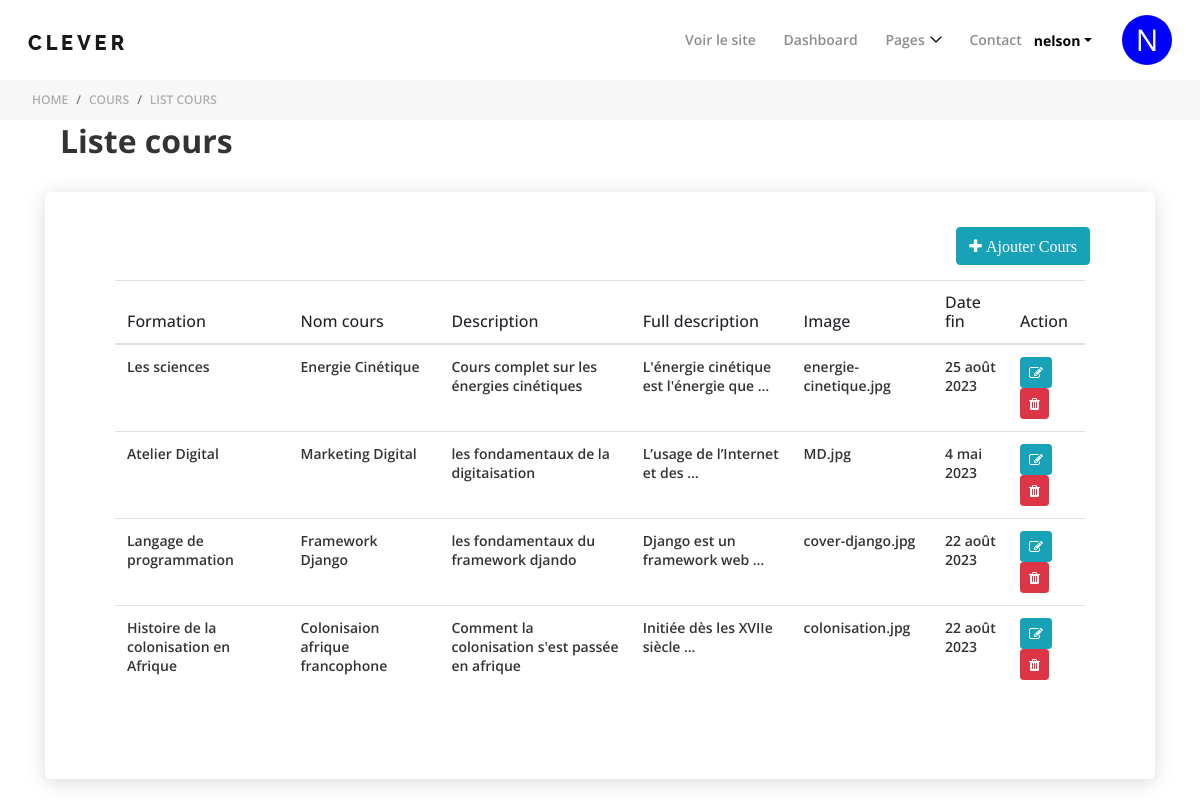
Screenshot of /my-admin/list_cours (signed in) with the database file from the repository.
### mooc/models.py (models this page shows, shortened)
class Cours(models.Model):
    user_cours = models.ForeignKey(User, related_name='user_cours', on_delete=models.CASCADE, null=True, blank=True)
    formation = models.ForeignKey(Formation, on_delete=models.CASCADE, null=True, blank=True)
    user = models.ManyToManyField(User, through='Suivre')
    nom_cours = models.CharField(max_length=200)
    description_cours = models.CharField(max_length=200)
    full_description = models.TextField()
    image = models.ImageField()
    date_fin = models.DateField()
    created_at = models.DateTimeField(auto_now_add=True)
    updated_at = models.DateTimeField(auto_now_add=True)

class Formation(models.Model):
    user = models.ForeignKey(User, on_delete=models.CASCADE, null=True, blank=True)
    nom_formation = models.CharField(max_length=200)
    description = models.CharField(max_length=200)
    img = models.ImageField()
    created_at = models.DateTimeField(auto_now_add=True)
    updated_at = models.DateTimeField(auto_now_add=True)
    def __str__(self):
        return self.nom_formation

### app_admin/views.py (the view)
# urls.py: path("list_cours", list_cours, name="list_cours"),
def list_cours(request):
    if not request.user.is_authenticated:
        return redirect('login')
    list_cours = Cours.objects.filter(user_cours=request.user).order_by('-created_at')
    return render(request, 'list_cours.html', {"list_cours": list_cours})

### app_admin/templates/list_cours.html (shortened to what this page needs)
{% extends 'partials/base.html' %}
{% block content  %}
<div class="breadcumb-area">
    <nav aria-label="breadcrumb">
        <ol class="breadcrumb">
            <li class="breadcrumb-item"><a href="{% url 'dashboard' %}">Home</a></li>
            <li class="breadcrumb-item"><a href="{% url 'list_cours' %}">Cours</a></li>
            <li class="breadcrumb-item active" aria-current="page">List cours</li>
        </ol>
    </nav>
</div>
<div class="container">
    <div class="row ">
        <div class="col-md-12">
            <div class="class col-md-12 mb-100"><h2>Liste cours</h2></div>
            {% if list_cours %}
        <div class="contact-form">
            <div class="col-md-12">
                <a href="{% url 'ajouter-cours' %}" class='btn btn-info float-right mb-15'><i class="fa fa-plus"> Ajouter Cours</i></a>
            </div>
            <div class="form-group card-body">
                <table class="table table-hover">
                    <thead>
                        <tr>
                            <th class="h6">Formation</th>
                            <th class="h6">Nom cours</th>
                            <th class="h6">Description</th>
                            <th class="h6">Full description</th>
                            <th class="h6">Image</th>
                            <th class="h6">Date fin</th>
                            <th class="h6">Action</th>
                        </tr>
                    </thead>
                    <tbody>
                        {% for cours in list_cours  %}
                        <tr>
                            <td class="h6"><a href="{% url 'update-cours' cours.pk %}">{{cours.formation}}</a></td>
                            <td class="h6"><a href="{% url 'update-cours' cours.pk %}">{{cours.nom_cours}}</a></td>
                            <td class="h6"><a href="{% url 'update-cours' cours.pk %}">{{cours.description_cours}}</a></td>
                            <td class="h6"><a href="{% url 'update-cours' cours.pk %}">{{cours.full_description|truncatewords:5}}</a></td>
                            <td class="h6"><a href="{% url 'update-cours' cours.pk %}">{{cours.image}}</a></td>
                            <td class="h6"><a href="{% url 'update-cours' cours.pk %}">{{cours.date_fin}}</a></td>
                            <td>
                                <a href="{% url 'update-cours' cours.pk %}" class="btn btn-info btn-sm"><i class="fa fa-edit"></i></a>
                                <a href="{% url 'delete-cours' cours.pk %}" class="btn btn-danger btn-sm"><i class="fa fa-trash"></i></a>
                            </td>
                        </tr>
                        {% endfor %}
                    </tbody>
                </table>
            </div>
        </div>
            {% endif %}
        </div>
    </div>
</div>
{% endblock content  %}

### app_admin/templates/_nav.html (shortened to what this page needs)
{% load static %}
    <header class="header-area">
        <div class="clever-main-menu">
            <div class="classy-nav-container breakpoint-off">
                <nav class="classy-navbar justify-content-between" id="cleverNav">
                    <a class="nav-brand" href="index.html"><img src="{% static 'img/core-img/logo.png' %}" alt=""></a>
                    <div class="classy-menu">
                        <div class="classynav">
                            <ul>
                                <li><a href="{% url 'home-login' %}">Voir le site</a></li>
                                <li><a href="{% url 'dashboard' %}">Dashboard</a></li>
                                <li><a href="#">Pages</a>
                                </li>
                                <li><a href="contact.html">Contact</a></li>
                            </ul>
                        <div class="login-state d-flex align-items-center">
                            <div class="user-name mr-30">
                                <div class="dropdown">
                                    {% if user.is_authenticated %}
                                        <a class="dropdown-toggle" href="#" role="button" id="userName"
                                           data-toggle="dropdown" aria-haspopup="true"
                                           aria-expanded="false">{{ user.username }}</a>
                                    {% endif %}
                                </div>
                            </div>
                            <div class="cercle1" style="flex-shrink: 0;">
                                {{ user.first_name|slice:":1" }}
                            </div>
                        </div>
                        </div>
                    </div>
                </nav>
            </div>
        </div>
    </header>

### mooc/static/style.css (style rules this page uses)
* { margin: 0; padding: 0; }
body { font-family: "Open Sans", sans-serif; font-size: 14px; font-weight: 400; }
h1, h2, h3, h4, h5, h6 { color: rgba(0, 0, 0, 0.8); line-height: 1.3; font-weight: 700; }
a, a:hover, a:focus { -webkit-transition-duration: 500ms; transition-duration: 500ms; text-decoration: none; outline: 0 solid transparent; color: rgba(0, 0, 0, 0.8); font-weight: 600; font-size: 14px; }
ul, ol { margin: 0; }
ul li, ol li { list-style: none; }
img { height: auto; max-width: 100%; }
.mb-15 { margin-bottom: 15px !important; }
.mb-100 { margin-bottom: 100px !important; }
.mr-30 { margin-right: 30px !important; }
.header-area { position: relative; z-index: 200; }
.clever-main-menu { position: relative; z-index: 1; width: 100%; height: 80px; }
.clever-main-menu .classy-navbar { height: 80px; }
.clever-main-menu .classynav ul li a { color: rgba(0, 0, 0, 0.45); font-weight: 600; }
.login-state { position: relative; z-index: 1; }
.login-state .user-name .dropdown .dropdown-toggle { font-size: 14px; font-weight: 700; color: #000; }
.breadcumb-area { position: relative; z-index: 1; }
.breadcumb-area .breadcrumb { padding: 11px 2rem; margin-bottom: 0; background-color: #f7f7f7; border-radius: 0; height: 40px; }
.breadcumb-area .breadcrumb .breadcrumb-item { font-size: 12px; color: rgba(0, 0, 0, 0.3); text-transform: uppercase; font-weight: 600; }
.breadcumb-area .breadcrumb .breadcrumb-item a { font-size: 12px; color: rgba(0, 0, 0, 0.3); text-transform: uppercase; font-weight: 600; }
.contact-form { position: relative; z-index: 1; box-shadow: 0 3px 20px rgba(0, 0, 0, 0.15); padding: 35px 50px; border-radius: 6px; margin-top: -70px; background-color: #ffffff; }

### app_admin/templates/_nav.html (style rules this page uses)
.cercle1 { position: relative; width: 50px; height: 50px; border-radius: 50%; background-color: blue; color: white; text-align: center; line-height: 50px; font-size: 30px; margin-top: 0px; }

### rows the page displays
Cours: formation "Les sciences", nom_cours "Energie Cinétique", description_cours "Cours complet sur les énergies cinétiques", full_description "L'énergie cinétique est l'énergie que …", image "energie-cinetique.jpg", date_fin "25 août 2023"
Cours: formation "Atelier Digital", nom_cours "Marketing Digital", description_cours "les fondamentaux de la digitaisation", full_description "L’usage de l’Internet et des …", image "MD.jpg", date_fin "4 mai 2023"
Cours: formation "Langage de programmation", nom_cours "Framework Django", description_cours "les fondamentaux du framework djando", full_description "Django est un framework web …", image "cover-django.jpg", date_fin "22 août 2023"
Cours: formation "Histoire de la colonisation en Afrique", nom_cours "Colonisaion afrique francophone", description_cours "Comment la colonisation s'est passée en afrique", full_description "Initiée dès les XVIIe siècle …", image "colonisation.jpg", date_fin "22 août 2023"

### other values shown
{{ user.username }} "nelson"
{{ user.first_name|slice:":1" }} "N"
